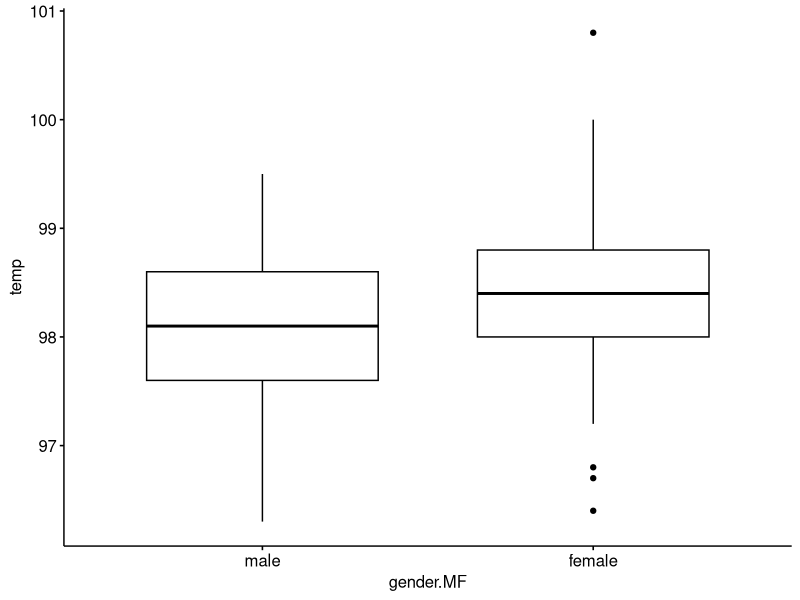
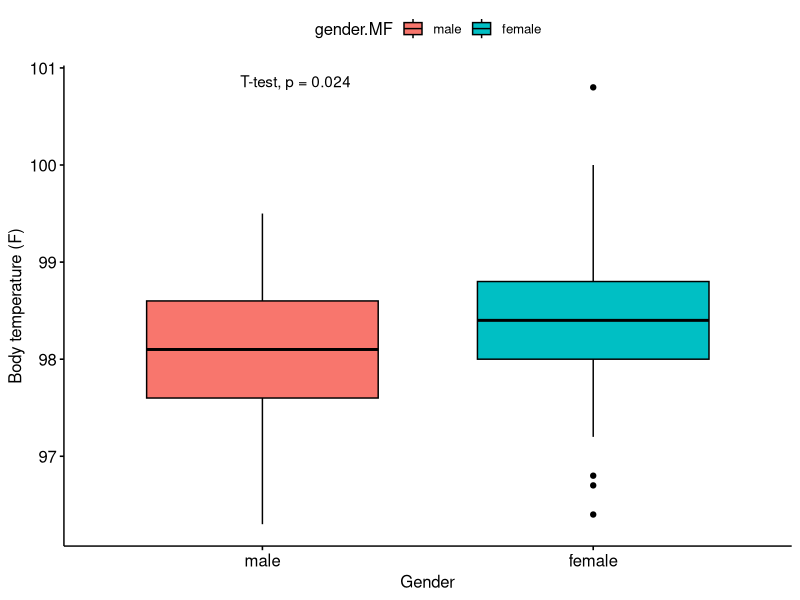
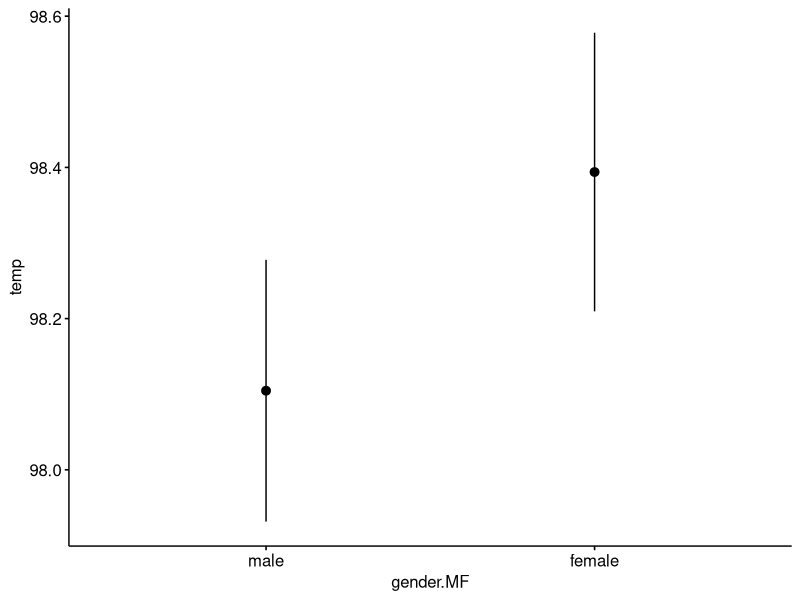
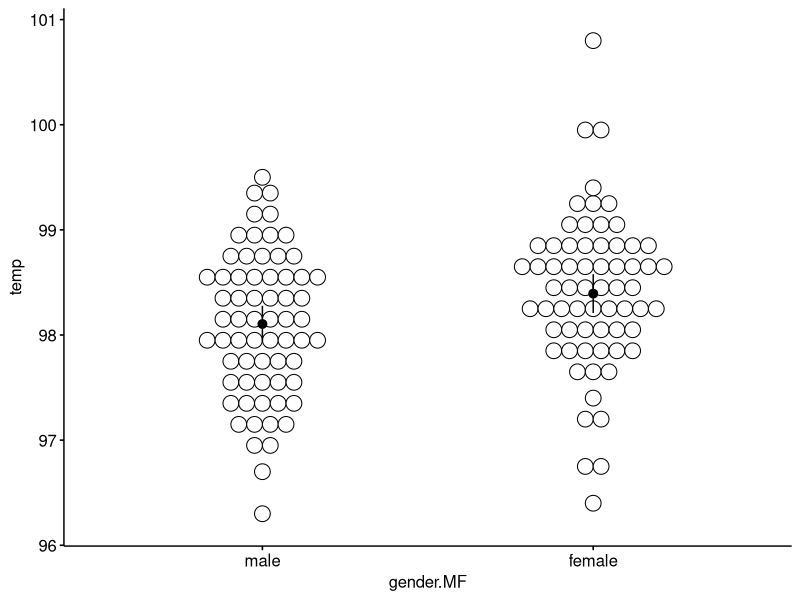
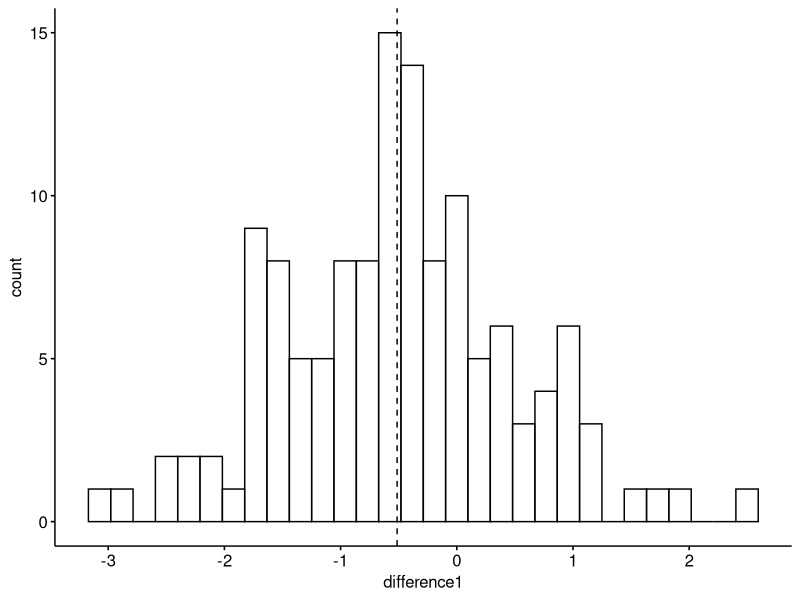

The R script that drew these images, in order:
## ---- chunk 1
knitr::opts_chunk$set(echo = TRUE,
                      fig.width = 4, 
                      fig.height = 2,
                      warning = FALSE,
                      message = FALSE)

library(ggplot2) #plotting tools
library(ggpubr)
library(dplyr)  #data cleaning tools
bodytemp <- read.csv("bodytemp.csv")

bodytemp$gender.MF <- recode(bodytemp$gender, 
                    "1" = "male", 
                    "2" = "female")
## ---- chunk 2
#library(ggpubr)
ggboxplot(data = bodytemp,
          y = "temp",
          x = "gender.MF")
## ---- chunk 3
t.test(temp ~ gender.MF, 
       data = bodytemp)
## ---- chunk 4
ggboxplot(data = bodytemp,
          y = "temp",
          x = "gender.MF",
          fill = "gender.MF",
          xlab = "Gender",
          ylab = "Body temperature (F)") +
  stat_compare_means(method = "t.test")
## ---- chunk 5
ggerrorplot(data = bodytemp,
           desc_stat =  "mean_ci",
          y = "temp",
          x = "gender.MF")
## ---- chunk 6
ggdotplot(data = bodytemp,
          y = "temp",
          x = "gender.MF", 
          add = "mean_ci")
## ---- chunk 7
      # ignore this
      # lm.out <- lm(temp ~ heartrate, data = bodytemp)
      # temp.orig <- simulate(lm.out, seed = 100)
      # temp.stress <- simulate(lm.out, seed = 101) + 0.5+ rnorm(length(bodytemp), mean = 0, sd = sd(bodytemp$temp)/2)
      # new.bodytemp <- data.frame(before = temp.orig$sim_1,stressed = temp.stress$sim_1)
      # write.csv(new.bodytemp, "fake_paired_temp_data.csv",row.names = F)

## ---- chunk 8
new.bodytemp <- read.csv(file = "fake_paired_temp_data.csv")
## ---- chunk 9
difference1 <- new.bodytemp$before -  new.bodytemp$stressed
## ---- chunk 10
new.bodytemp$difference1 <- difference1
## ---- chunk 11
new.bodytemp$difference2<- new.bodytemp$stressed - new.bodytemp$before 
## ---- chunk 12
gghistogram(new.bodytemp, 
            x = "difference1",
            add = "mean")
## ---- chunk 13
t.test(new.bodytemp$difference1 , 
       mu = 0)
## ---- chunk 14
#raw data
mean(new.bodytemp$difference1)
mean(new.bodytemp$difference2)
## ---- chunk 15
#absolute values with abs()
mean(abs(new.bodytemp$difference1))
mean(abs(new.bodytemp$difference2))
## ---- chunk 16
males <- subset(bodytemp,  gender.MF == "male")
females <- subset(bodytemp,  gender.MF == "female")
## ---- chunk 17
temp <- c(96.3,96.7,96.9,97,97.1,97.1,97.1,97.2,97.3,97.4,97.4,97.4,97.4,97.5,97.5,97.6,97.6,97.6,97.7,97.8,97.8,97.8,97.8,97.9,97.9,98,98,98,98,98,98,98.1,98.1,98.2,98.2,98.2,98.2,98.3,98.3,98.4,98.4,98.4,98.4,98.5,98.5,98.6,98.6,98.6,98.6,98.6,98.6,98.7,98.7,98.8,98.8,98.8,98.9,99,99,99,99.1,99.2,99.3,99.4,99.5,96.4,96.7,96.8,97.2,97.2,97.4,97.6,97.7,97.7,97.8,97.8,97.8,97.9,97.9,97.9,98,98,98,98,98,98.1,98.2,98.2,98.2,98.2,98.2,98.2,98.3,98.3,98.3,98.4,98.4,98.4,98.4,98.4,98.5,98.6,98.6,98.6,98.6,98.7,98.7,98.7,98.7,98.7,98.7,98.8,98.8,98.8,98.8,98.8,98.8,98.8,98.9,99,99,99.1,99.1,99.2,99.2,99.3,99.4,99.9,100,100.8)
gender <- c(1,1,1,1,1,1,1,1,1,1,1,1,1,1,1,1,1,1,1,1,1,1,1,1,1,1,1,1,1,1,1,1,1,1,1,1,1,1,1,1,1,1,1,1,1,1,1,1,1,1,1,1,1,1,1,1,1,1,1,1,1,1,1,1,1,2,2,2,2,2,2,2,2,2,2,2,2,2,2,2,2,2,2,2,2,2,2,2,2,2,2,2,2,2,2,2,2,2,2,2,2,2,2,2,2,2,2,2,2,2,2,2,2,2,2,2,2,2,2,2,2,2,2,2,2,2,2,2,2,2)
heartrate <- c(70,71,74,80,73,75,82,64,69,70,68,72,78,70,75,74,69,73,77,58,73,65,74,76,72,78,71,74,67,64,78,73,67,66,64,71,72,86,72,68,70,82,84,68,71,77,78,83,66,70,82,73,78,78,81,78,80,75,79,81,71,83,63,70,75,69,62,75,66,68,57,61,84,61,77,62,71,68,69,79,76,87,78,73,89,81,73,64,65,73,69,57,79,78,80,79,81,73,74,84,83,82,85,86,77,72,79,59,64,65,82,64,70,83,89,69,73,84,76,79,81,80,74,77,66,68,77,79,78,77)

bodytemp <- data.frame(temp = temp,gender = gender,heartrate = heartrate)

